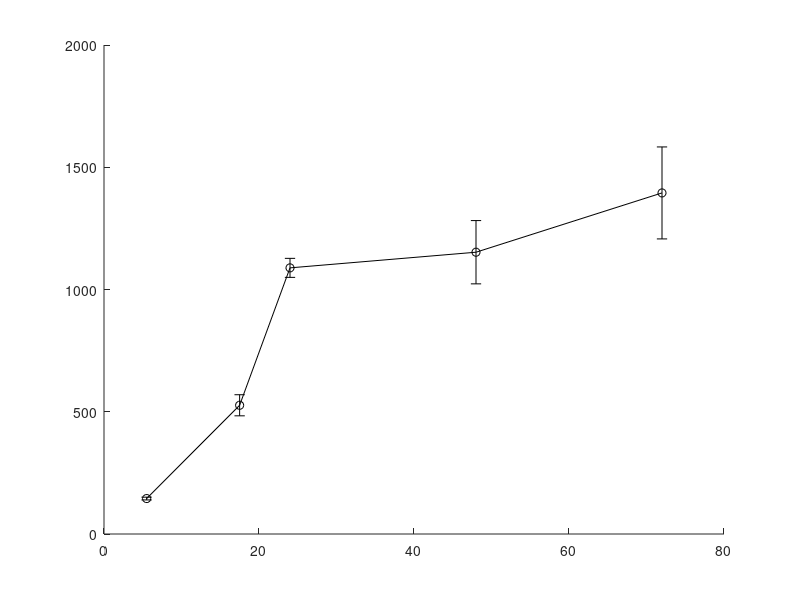

MATLAB code for this plot: (Note: this script raises an error after producing the figure.)
%B16 OT1 coculture + Miltenyi 102913
%All B16 pulsed with 100nM Ova before coculture with 10e5 OT1 T cells per
%well.
%A = 10e5 B16 per well
%B = 10e4 B16 per well
%C = 10e3 B16 per well

%%

MHC_A=[141 496 1061 1244 1262
       149 557 1116 1061 1528]; MHCma=mean(MHC_A); MHCsa=std(MHC_A);
MHC_B=[120 440 699 1192 1161
       156 396 869 270  1185]; MHCmb=mean(MHC_B); MHCsb=std(MHC_B);
MHC_C=[151 186 402 288 225
       174 214 288 759 790]; MHCmc=mean(MHC_C); MHCsc=std(MHC_C);

MHC_AU=[95.2 79.1 93.1 71.6 127
        97.2 79.1 103  77.7 137]; MHCmau=mean(MHC_AU); MHCsau=std(MHC_AU);
MHC_BU=[132 85.4 73.4 64.2 97.5
        137 83.8 83   66.8 127]; MHCmbu=mean(MHC_BU); MHCsbu=std(MHC_BU);
MHC_CU=[250 107 173 77.6 91.6
        310 126 104 94   68.6]; MHCmcu=mean(MHC_CU); MHCscu=std(MHC_CU);

time=[5.5 17.5 24 48 72];

figure()
hold on
errorbar(time, MHCma, MHCsa, '-ko', 'markeredgecolor', 'k', 'markerfacecolor', 'r', 'markersize', 10)
errorbar(time, MHCmb, MHCsb, '-ko', 'markeredgecolor', 'k', 'markerfacecolor', 'b', 'markersize', 10)
errorbar(time, MHCmc, MHCsc, '-ko', 'markeredgecolor', 'k', 'markerfacecolor', 'y', 'markersize', 10)
errorbar(time, MHCmau, MHCsau, '--ko', 'markeredgecolor', 'k', 'markerfacecolor', 'r', 'markersize', 10)
errorbar(time, MHCmbu, MHCsbu, '--ko', 'markeredgecolor', 'k', 'markerfacecolor', 'b', 'markersize', 10)
errorbar(time, MHCmcu, MHCscu, '--ko', 'markeredgecolor', 'k', 'markerfacecolor', 'y', 'markersize', 10)
set(gcf, 'color', 'w')
set(gca, 'Fontsize', 20, 'yscale', 'log', 'xgrid', 'on', 'ygrid', 'on')
xlabel('Time, (hours)')
ylabel('log H-2K^b')
legend('10e5 B16+100nM Ova', '10e4 B16', '10e3 B16', '10e5 B16 Unpulsed', '10e4 B16', '10e3 B16')
title('MHC Expression for different number of B16')
box on

%%
CD25_A=[88.5 96.7 97.6 99.1 99.3
        93   98.6 96.9 98.3 97.1]; CD25ma=mean(CD25_A); CD25sa=std(CD25_A);
CD25_B=[42.9 60.7 86.2 75.5 50
        47.5 60.9 63.3 68.8 45.3]; CD25mb=mean(CD25_B); CD25sb=std(CD25_B);
CD25_C=[7.7  7.73 15.5 5.22 5.7
        6.87 7.73 9.36 3.49 4.22]; CD25mc=mean(CD25_C); CD25sc=std(CD25_C);

CD25_AU=[2.07 2.47 2.9  12.2 21.5
         1.89 1.37 2.65 13.7 9.28]; CD25mau=mean(CD25_AU); CD25sau=std(CD25_AU);
CD25_BU=[1.49 1.62 1.38 7.18 30.7
         1.75 0.78 1.81 4    18.8]; CD25mbu=mean(CD25_BU); CD25sbu=std(CD25_BU);
CD25_CU=[1.77 0.799 0.952 6.91 9.7
         1.83 0.693 0.51  5.53 5.37]; CD25mcu=mean(CD25_CU); CD25scu=std(CD25_CU);

time=[5.5 17.5 24 48 72];

figure()
hold on
errorbar(time, CD25ma, CD25sa, '-ko', 'markeredgecolor', 'k', 'markerfacecolor', 'r', 'markersize', 10)
errorbar(time, CD25mb, CD25sb, '-ko', 'markeredgecolor', 'k', 'markerfacecolor', 'b', 'markersize', 10)
errorbar(time, CD25mc, CD25sc, '-ko', 'markeredgecolor', 'k', 'markerfacecolor', 'y', 'markersize', 10)
errorbar(time, CD25mau, CD25sau, '--ko', 'markeredgecolor', 'k', 'markerfacecolor', 'r', 'markersize', 10)
errorbar(time, CD25mbu, CD25sbu, '--ko', 'markeredgecolor', 'k', 'markerfacecolor', 'b', 'markersize', 10)
errorbar(time, CD25mcu, CD25scu, '--ko', 'markeredgecolor', 'k', 'markerfacecolor', 'y', 'markersize', 10)
set(gcf, 'color', 'w')
set(gca, 'Fontsize', 20, 'xgrid', 'on', 'ygrid', 'on')
xlabel('Time, (hours)')
ylabel('%CD25+')
title('% CD25+ for different number of B16')
box on


%%
G_A=[1.65 10.5 46.5 55.4 14.6
     2.3  12.2 53.8 29.9 11.7]; Gma=mean(G_A); Gsa=std(G_A);
G_B=[1.55 7.19 21.7 0.0763 0.03
     1.84 5.62 11.8 0.11   0.0418]; Gmb=mean(G_B); Gsb=std(G_B);
G_C=[1.08 2.02  2.28 1.39 0
     0.62 0.494 1.17 1.2  0.781]; Gmc=mean(G_C); Gsc=std(G_C);

G_AU=[1.49 0     1.2   3.45 4.41
      1.35 1.44  0.543 5    3.23]; Gmau=mean(G_AU); Gsau=std(G_AU);
G_BU=[1.84 0 3.61 9.3  4.88
      2.44 0 2.83 5.56 4.76]; Gmbu=mean(G_BU); Gsbu=std(G_BU);
G_CU=[3.3  0    0 14.3 15.4
      2.22 2.78 0 6.52 0]; Gmcu=mean(G_CU); Gscu=std(G_CU);

time=[5.5 17.5 24 48 72];

figure()
hold on
errorbar(time, Gma, Gsa, '-ko', 'markeredgecolor', 'k', 'markerfacecolor', 'r', 'markersize', 10)
errorbar(time, Gmb, Gsb, '-ko', 'markeredgecolor', 'k', 'markerfacecolor', 'b', 'markersize', 10)
errorbar(time, Gmc, Gsc, '-ko', 'markeredgecolor', 'k', 'markerfacecolor', 'y', 'markersize', 10)
errorbar(time, Gmau, Gsau, '--ko', 'markeredgecolor', 'k', 'markerfacecolor', 'r', 'markersize', 10)
errorbar(time, Gmbu, Gsbu, '--ko', 'markeredgecolor', 'k', 'markerfacecolor', 'b', 'markersize', 10)
errorbar(time, Gmcu, Gscu, '--ko', 'markeredgecolor', 'k', 'markerfacecolor', 'y', 'markersize', 10)
set(gcf, 'color', 'w')
set(gca, 'Fontsize', 20, 'xgrid', 'on', 'ygrid', 'on', 'ylim', [0 70])
xlabel('Time, (hours)')
ylabel('%IFN-\gamma+')
title('%Producing IFN-\gamma of activated')
box on

%%
Gn_A=[499 515  10189 9263 4418
      450 1926 10807 3123 2357]; Gnma=mean(Gn_A); Gnsa=std(Gn_A); Producers_A=trapz(Gnma);
  
Gn_B=[159 382 3442 30  21 
      174 693 1522 104 23]; Gnmb=mean(Gn_B); Gnsb=std(Gn_B); Producers_B=trapz(Gnmb);
  
Gn_C=[21 8 54 2 0
      12 7 17 3 3]; Gnmc=mean(Gn_C); Gnsc=std(Gn_C); Producers_C=trapz(Gnmc);

Gn_AU=[6 0 2 1 3
       8 2 1 2 1]; Gnmau=mean(Gn_AU); Gnsau=std(Gn_AU); Producers_AU=trapz(Gnmau);
Gn_BU=[4 0 3 4 4
       9 0 3 2 1]; Gnmbu=mean(Gn_BU); Gnsbu=std(Gn_BU); Producers_BU=trapz(Gnsbu);
Gn_CU=[11 0 0 4 2
       10 2 0 3 0]; Gnmcu=mean(Gn_CU); Gnscu=std(Gn_CU); Producers_CU=trapz(Gnscu);

   
Producers=[Producers_A, Producers_B, Producers_C];
Producers_Unp=[Producers_AU, Producers_BU, Producers_CU];

time=[5.5 17.5 24 48 72];
B16=[10e5 10e4 10e3];

figure()
hold on
errorbar(time, Gnma, Gnsa, '-ko', 'markeredgecolor', 'k', 'markerfacecolor', 'r', 'markersize', 10)
errorbar(time, Gnmb, Gnsb, '-ko', 'markeredgecolor', 'k', 'markerfacecolor', 'b', 'markersize', 10)
errorbar(time, Gnmc, Gnsc, '-ko', 'markeredgecolor', 'k', 'markerfacecolor', 'y', 'markersize', 10)
errorbar(time, Gnmau, Gnsau, '--ko', 'markeredgecolor', 'k', 'markerfacecolor', 'r', 'markersize', 10)
errorbar(time, Gnmbu, Gnsbu, '--ko', 'markeredgecolor', 'k', 'markerfacecolor', 'b', 'markersize', 10)
errorbar(time, Gnmcu, Gnscu, '--ko', 'markeredgecolor', 'k', 'markerfacecolor', 'y', 'markersize', 10)
set(gcf, 'color', 'w')
set(gca, 'Fontsize', 20, 'xgrid', 'on', 'ygrid', 'on', 'yscale', 'log', 'ylim', [1 10e4])
xlabel('Time, (hours)')
ylabel('No. IFN-\gamma+')
title('Absolute no. producing IFN-\gamma')
box on

figure()
hold on
plot(B16, Producers, '-ko', 'markeredgecolor', 'k', 'markerfacecolor', 'k', 'markersize', 10)
plot(B16, Producers_Unp, '--ko', 'markeredgecolor', 'k', 'markerfacecolor', 'k', 'markersize', 10)
set(gcf, 'color', 'w')
set(gca, 'Fontsize', 20, 'xgrid', 'on', 'ygrid', 'on', 'yscale', 'log', 'xscale', 'log')
xlabel('log B16 cells')
ylabel('\int IFN-\gamma producers')
legend('100nM Ova', 'Unpulsed')
title('\int IFN-\gamma producers over time')
box on
